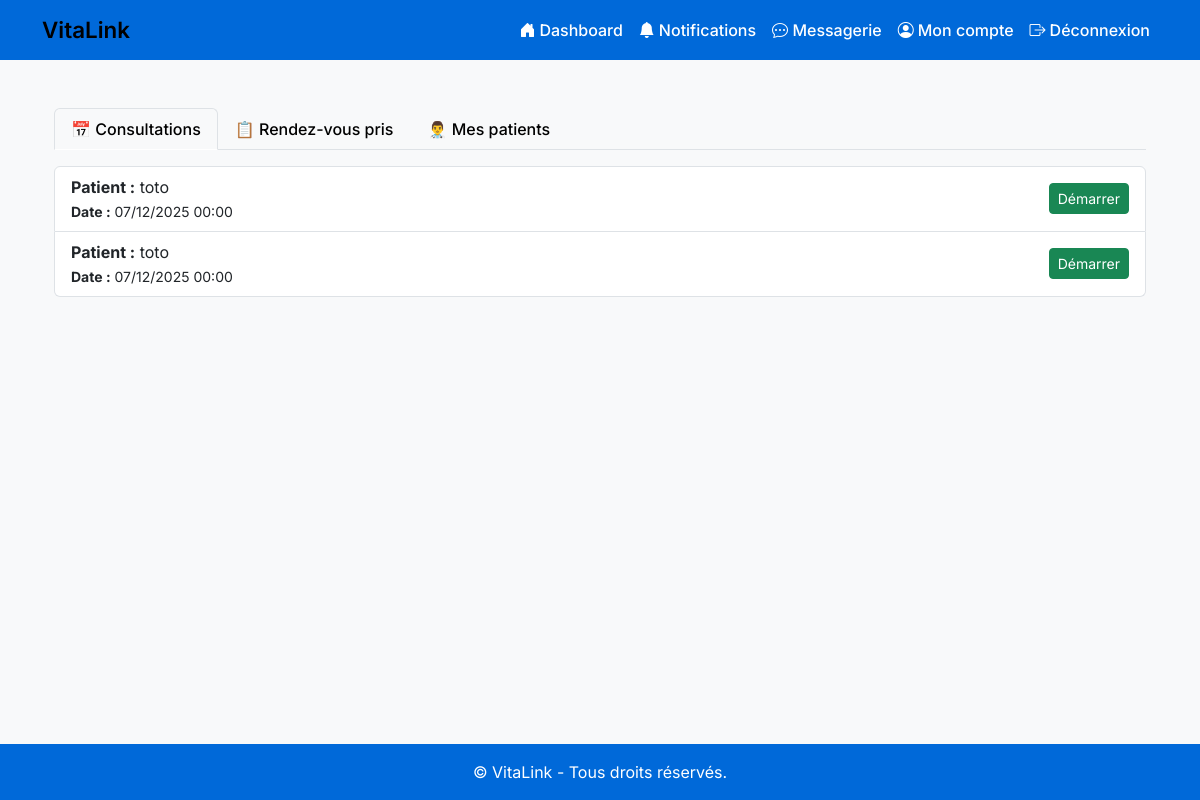
/dashboard/medecin/ (signed in), run on an earlier commit of the app's database.
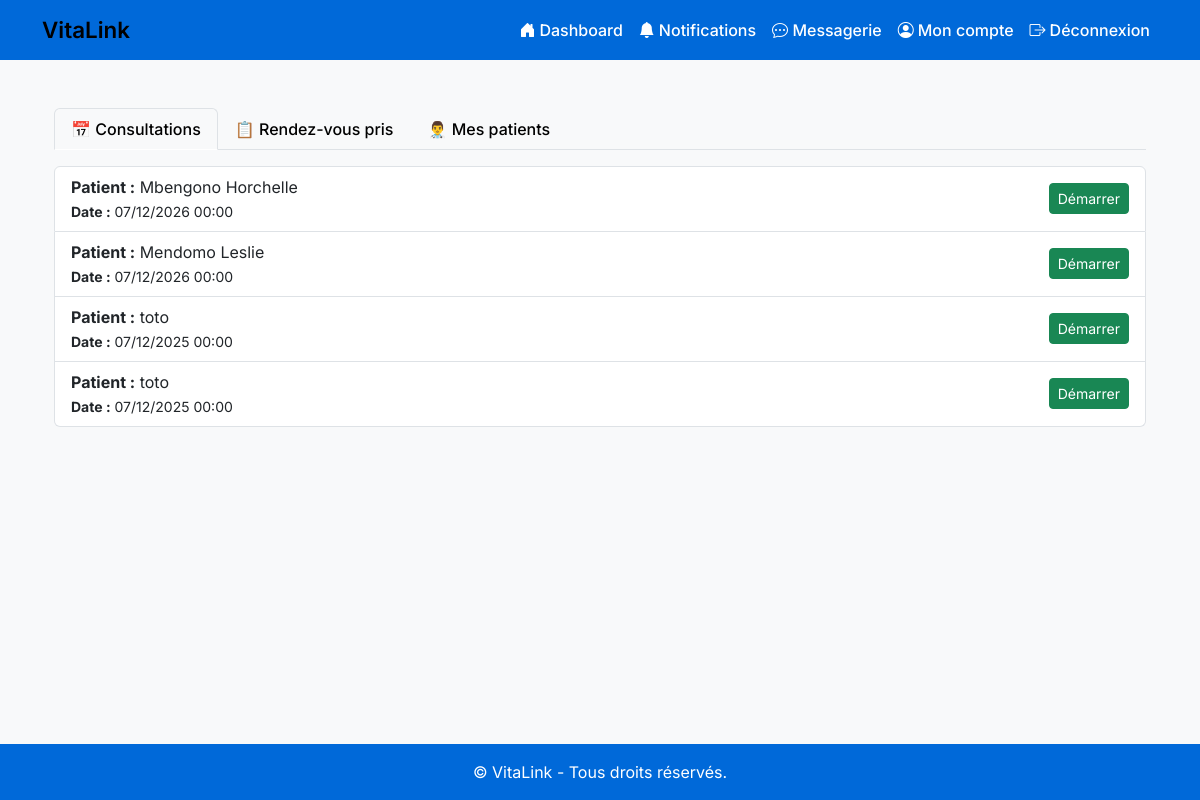
And on a later commit of the database.
### consultations/models.py (models this page shows, shortened)
class RendezVous(models.Model):
    patient = models.ForeignKey(settings.AUTH_USER_MODEL, on_delete=models.CASCADE, related_name='rdv_patient')
    medecin = models.ForeignKey(settings.AUTH_USER_MODEL, on_delete=models.CASCADE, related_name='rdv_medecin')
    date = models.DateTimeField()
    room_name = models.CharField(max_length=100, unique=True, default=generate_room_name)
    salle_ouverte = models.BooleanField(default=False)  # <- Ajout

### accounts/models.py (models this page shows)
class CustomUser(AbstractUser):
    ROLE_CHOICES = [
        ('patient', 'Patient'),
        ('medecin', 'Médecin'),
        ('admin', 'Administrateur'),
    ]
    role = models.CharField(max_length=10, choices=ROLE_CHOICES, default='patient')
    telephone = models.CharField(max_length=22, default='')
    date_created = models.DateTimeField(auto_now_add=True)  # <- Ajout

### consultations/views.py (the view)
# urls.py: path('dashboard/medecin/', dashboard_medecin, name='dashboard_medecin'),
@login_required
def dashboard_medecin(request):
    user = request.user
    consultations_donnees = RendezVous.objects.filter(medecin=user).order_by('-date')
    rdvs_pris = RendezVous.objects.filter(patient=user).order_by('-date')
    patients_ids = consultations_donnees.values_list('patient__id', flat=True).distinct()
    patients = CustomUser.objects.filter(id__in=patients_ids, role='patient')
    return render(request, 'dashboard/medecin.html', {
        'consultations_donnees': consultations_donnees,
        'rdvs_pris': rdvs_pris,
        'patients': patients,
    })

### accounts/context_processors.py (called while the page is built)
def profil_incomplet_notification(request):
    if not request.user.is_authenticated:
        return {}
    user = request.user
    now = timezone.now()
    if user.date_created + timedelta(hours=24) > now:
        return {}
    if user.role == 'patient' and not hasattr(user, 'patientprofile'):
        return {'show_profil_notification': True, 'profil_url': 'completer_profil_patient'}
    if user.role == 'medecin' and not hasattr(user, 'doctorprofile'):
        return {'show_profil_notification': True, 'profil_url': 'completer_profil_medecin'}
    return {}

### templates/dashboard/medecin.html (shortened to what this page needs)
{% extends 'base.html' %}
{% load static%}
{% block content %}
<div class="container mt-4">
  <ul class="nav nav-tabs" id="medecinTab" role="tablist">
    <li class="nav-item" role="presentation">
      <button class="nav-link active" id="consultations-tab" data-bs-toggle="tab" data-bs-target="#consultations" type="button" role="tab">
        📅 Consultations
      </button>
    </li>
    <li class="nav-item" role="presentation">
      <button class="nav-link" id="rdv-tab" data-bs-toggle="tab" data-bs-target="#rdv" type="button" role="tab">
        📋 Rendez-vous pris
      </button>
    </li>
    <li class="nav-item" role="presentation">
      <button class="nav-link" id="patients-tab" data-bs-toggle="tab" data-bs-target="#patients" type="button" role="tab">
        👨‍⚕️ Mes patients
      </button>
    </li>
  </ul>
  <div class="tab-content mt-3" id="medecinTabContent">
    <div class="tab-pane fade show active" id="consultations" role="tabpanel">
      <ul class="list-group">
        {% for rdv in consultations_donnees %}
          <li class="list-group-item">
            <div class="d-flex justify-content-between align-items-center">
              <div>
                <strong>Patient :</strong> {{ rdv.patient.get_full_name|default:rdv.patient.username }}<br>
                <small><strong>Date :</strong> {{ rdv.date|date:"d/m/Y H:i" }}</small>
              </div>
              <a href="{% url 'teleconsultation' rdv.room_name %}" class="btn btn-success btn-sm">Démarrer</a>
            </div>
          </li>
        {% empty %}
          <li class="list-group-item">Aucune consultation prévue.</li>
        {% endfor %}
      </ul>
    </div>
  </div>
</div>
{% endblock %}

What changed in the data, as far as the page shows it:
added RendezVous: patient.get_full_name "Mbengono Horchelle", date "07/12/2026 00:00"
added RendezVous: patient.get_full_name "Mendomo Leslie", date "07/12/2026 00:00"
